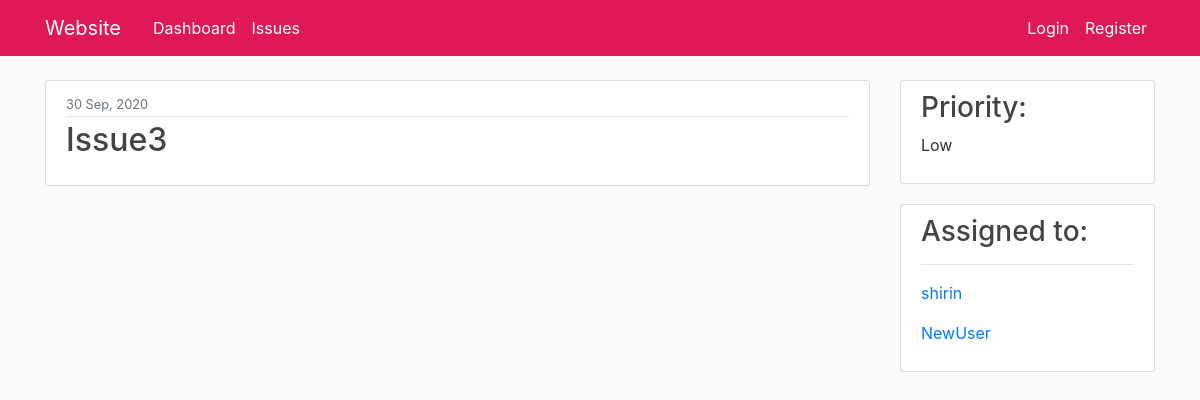
The page /issue/4/ on the database its author committed.
### issue/models.py (models this page shows, shortened)
class Issue(models.Model):
    PRIORITY_CHOICES= (
        ('high','high'),
        ('medium','medium'),
        ('low', 'low')
    )
    title=models.CharField(max_length=100)
    content= MarkdownxField()
    date_created=models.DateTimeField(default=timezone.now)
    priority=models.CharField(max_length=30, choices=PRIORITY_CHOICES)
    author = models.ManyToManyField(User)
    def formatted_markdown(self):
        return markdownify(self.content)

### issue/views.py (the view)
# urls.py: path('<int:pk>/', views.IssueDetailView.as_view(), name='issue-detail'),
class IssueDetailView(DetailView):
    model = Issue

### issue/templates/issue/issue_detail.html (shortened to what this page needs)
{% extends "issue/base.html" %}
{% block content %}
<div class="col-md-9">
    <article class="media content-section">
        <div class="media-body">
            <div class="article-metadata">
                <small class="text-muted">{{ object.date_created|date:"j M, Y"}}</small>
            </div>
        <h2><a class="article-title">{{ object.title }}</a></h2>
        </div>
    </article>
</div>
<div class="col-md-3">
    <article class="media content-section">
        <div class="media-body">
            <h3>Priority:</h3>
            <p class="article-content"> {{object.priority.title}} </p>
        </div>
    </article>
    <article class="media content-section">
        <div class="media-body">
            <h3>Assigned to:</h3>
            <hr>
            {% for an_author in object.author.all %}
                <p><a class="mr-2" href="{% url 'profile' %}">{{ an_author }}</a></p>
            {%endfor%}
        </div>
    </article>
</div>
{% endblock content %}

### issue/static/issue/main.css (style rules this page uses)
body { background: #fafafa; color: #333333; margin-top: 5rem; }
h1, h2, h3, h4, h5, h6 { color: #444444; }
.content-section { background: #ffffff; padding: 10px 20px; border: 1px solid #dddddd; border-radius: 3px; margin-bottom: 20px; }
.article-title { color: #444444; }
.article-content { white-space: pre-line; }
.article-metadata { padding-bottom: 1px; margin-bottom: 4px; border-bottom: 1px solid #e3e3e3 }

### rows shown on the page
Issue: date_created "30 Sep, 2020", title "Issue3", priority "Low"

### other values the page prints
{{ an_author }} "shirin"
{{ an_author }} "NewUser"
